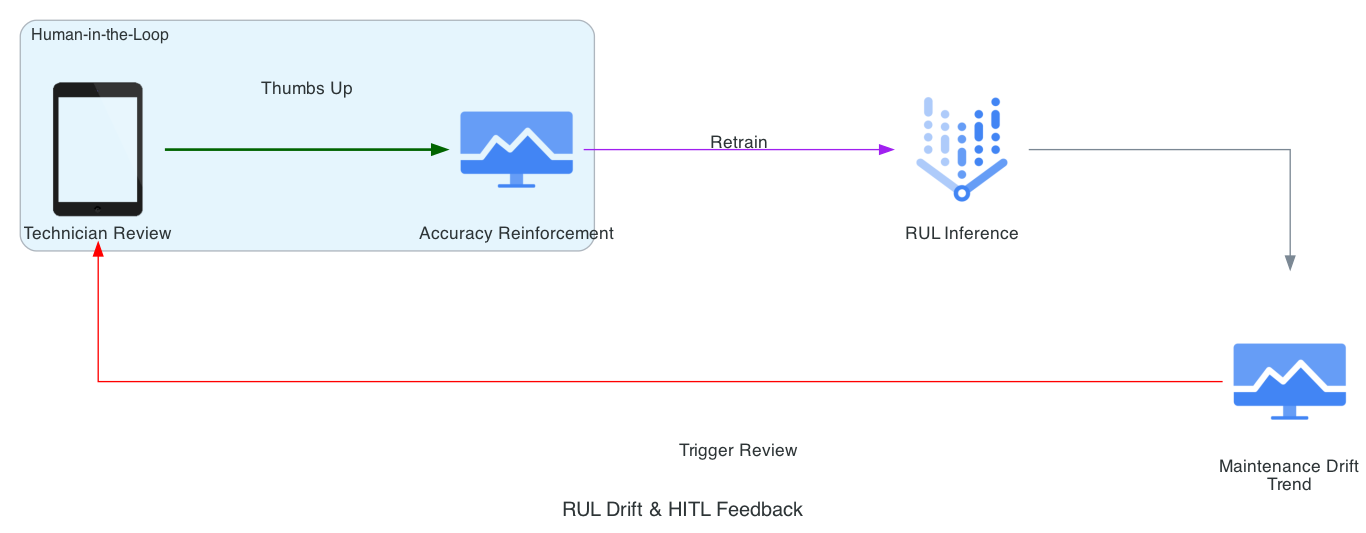

The Python source for this figure:
from diagrams import Diagram, Cluster, Edge
from diagrams.gcp.operations import Monitoring
from diagrams.gcp.ml import VertexAI
from diagrams.generic.device import Tablet

graph_attr = {"pad": "0.1", "nodesep": "1.5", "ranksep": "2.0", "bgcolor": "transparent"}

with Diagram("RUL Drift & HITL Feedback", show=False, filename="asset_rul_drift_trend", direction="LR", graph_attr=graph_attr):
    live_preds = VertexAI("RUL Inference")
    drift_monitor = Monitoring("Maintenance Drift\nTrend")
    
    with Cluster("Human-in-the-Loop"):
        technician = Tablet("Technician Review")
        thumbs_up = Monitoring("Accuracy Reinforcement")

    live_preds >> drift_monitor
    drift_monitor >> Edge(label="Trigger Review", color="red") >> technician
    technician >> Edge(label="Thumbs Up", color="darkgreen", style="bold") >> thumbs_up >> Edge(label="Retrain", color="purple") >> live_preds
